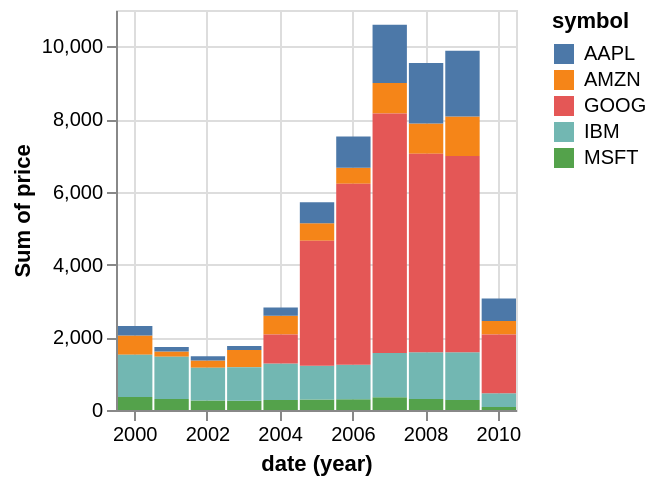

Specify this chart in Vega-Lite:
### Vega specification from a JSON file in a GitHub repository (floating-point values rounded to 4 significant figures; data arrays with more than 128 entries replaced by an {"elided": "..."} marker saying what was removed)
{"$schema": "https://vega.github.io/schema/vega/v5.json", "background": "white", "padding": 5, "width": 200, "height": 200, "style": ["cell", "view"], "data": [{"name": "stocks", "format": {}, "values": {"elided": "560 records"}}, {"name": "data_1", "source": "stocks", "transform": [{"type": "formula", "expr": "toDate(datum[\"date\"])", "as": "date"}, {"type": "filter", "expr": "isValid(datum[\"date\"])"}, {"type": "formula", "expr": "if(datum[\"symbol\"] === \"AAPL\", 0, if(datum[\"symbol\"] === \"AMZN\", 1, if(datum[\"symbol\"] === \"GOOG\", 2, if(datum[\"symbol\"] === \"IBM\", 3, if(datum[\"symbol\"] === \"MSFT\", 4, 5)))))", "as": "da94ba2f-a7b9-4cbe-a5b3-92f03ca5ea18-custom-stack-order"}, {"field": "date", "type": "timeunit", "units": ["year"], "as": ["year_date", "year_date_end"]}, {"type": "formula", "expr": "0.5 * timeOffset('year', datum['year_date'], -1) + 0.5 * datum['year_date']", "as": "year_date_offsetted_rect_start"}, {"type": "formula", "expr": "0.5 * datum['year_date'] + 0.5 * datum['year_date_end']", "as": "year_date_offsetted_rect_end"}, {"field": "date", "type": "timeunit", "units": ["year"], "as": ["year_date", "year_date_end"]}, {"type": "formula", "expr": "datum[\"symbol\"]===\"AAPL\" ? 0 : datum[\"symbol\"]===\"AMZN\" ? 1 : datum[\"symbol\"]===\"GOOG\" ? 2 : datum[\"symbol\"]===\"IBM\" ? 3 : datum[\"symbol\"]===\"MSFT\" ? 4 : 5", "as": "color_symbol_sort_index"}]}, {"name": "data_2", "source": "data_1", "transform": [{"type": "aggregate", "groupby": ["year_date", "year_date_end", "year_date_offsetted_rect_start", "year_date_offsetted_rect_end", "symbol", "da94ba2f-a7b9-4cbe-a5b3-92f03ca5ea18-custom-stack-order"], "ops": ["sum"], "fields": ["price"], "as": ["sum_price"]}, {"type": "stack", "groupby": ["year_date"], "field": "sum_price", "sort": {"field": ["da94ba2f-a7b9-4cbe-a5b3-92f03ca5ea18-custom-stack-order"], "order": ["descending"]}, "as": ["sum_price_start", "sum_price_end"], "offset": "zero"}, {"type": "filter", "expr": "(isDate(datum[\"year_date\"]) || (isValid(datum[\"year_date\"]) && isFinite(+datum[\"year_date\"]))) && isValid(datum[\"sum_price\"]) && isFinite(+datum[\"sum_price\"])"}]}, {"name": "data_3", "source": "stocks", "transform": [{"type": "aggregate", "groupby": ["symbol"], "ops": [], "fields": [], "as": []}, {"type": "window", "params": [null], "as": ["rank"], "ops": ["rank"], "fields": [null], "sort": {"field": [], "order": []}}, {"type": "filter", "expr": "datum.rank <= 101"}]}], "marks": [{"name": "layer_0_layer_0_layer_0_marks", "type": "rect", "clip": true, "style": ["bar"], "from": {"data": "data_2"}, "encode": {"update": {"cursor": {"value": "pointer"}, "fill": {"scale": "layer_0_layer_0_color", "field": "symbol"}, "opacity": {"value": 1}, "tooltip": {"signal": "{\"date (year, UTC)\": timeFormat(datum[\"year_date\"], timeUnitSpecifier([\"year\"], {\"year-month\":\"%b %Y \",\"year-month-date\":\"%b %d, %Y \"})), \"Sum of price\": format(datum[\"sum_price\"], \"\"), \"symbol\": isValid(datum[\"symbol\"]) ? datum[\"symbol\"] : \"\"+datum[\"symbol\"]}"}, "ariaRoleDescription": {"value": "bar"}, "description": {"signal": "\"date (year): \" + (timeFormat(datum[\"year_date\"], timeUnitSpecifier([\"year\"], {\"year-month\":\"%b %Y \",\"year-month-date\":\"%b %d, %Y \"}))) + \"; Sum of price: \" + (format(datum[\"sum_price\"], \"\")) + \"; symbol: \" + (isValid(datum[\"symbol\"]) ? datum[\"symbol\"] : \"\"+datum[\"symbol\"]) + \"; da94ba2f-a7b9-4cbe-a5b3-92f03ca5ea18-custom-stack-order: \" + (isValid(datum[\"da94ba2f-a7b9-4cbe-a5b3-92f03ca5ea18-custom-stack-order\"]) ? datum[\"da94ba2f-a7b9-4cbe-a5b3-92f03ca5ea18-custom-stack-order\"] : \"\"+datum[\"da94ba2f-a7b9-4cbe-a5b3-92f03ca5ea18-custom-stack-order\"]) + \"; date (year, UTC): \" + (timeFormat(datum[\"year_date\"], timeUnitSpecifier([\"year\"], {\"year-month\":\"%b %Y \",\"year-month-date\":\"%b %d, %Y \"})))"}, "x2": {"scale": "x", "field": "year_date_offsetted_rect_start", "offset": {"signal": "0.5 + (abs(scale(\"x\", datum[\"year_date_end\"]) - scale(\"x\", datum[\"year_date\"])) < 0.25 ? -0.5 * (0.25 - (abs(scale(\"x\", datum[\"year_date_end\"]) - scale(\"x\", datum[\"year_date\"])))) : 0.5)"}}, "x": {"scale": "x", "field": "year_date_offsetted_rect_end", "offset": {"signal": "0.5 + (abs(scale(\"x\", datum[\"year_date_end\"]) - scale(\"x\", datum[\"year_date\"])) < 0.25 ? 0.5 * (0.25 - (abs(scale(\"x\", datum[\"year_date_end\"]) - scale(\"x\", datum[\"year_date\"])))) : -0.5)"}}, "y": {"scale": "y", "field": "sum_price_end"}, "y2": {"scale": "y", "field": "sum_price_start"}}}}, {"name": "aggregate_color_spec_da94ba2f_a7b9_4cbe_a5b3_92f03ca5ea18_marks", "type": "rule", "clip": true, "style": ["rule"], "from": {"data": "data_3"}, "encode": {"update": {}}}], "scales": [{"name": "x", "type": "time", "domain": {"data": "data_2", "fields": ["year_date_offsetted_rect_start", "year_date_offsetted_rect_end"]}, "range": [0, {"signal": "width"}]}, {"name": "y", "type": "linear", "domain": {"data": "data_2", "fields": ["sum_price_start", "sum_price_end"]}, "range": [{"signal": "height"}, 0], "nice": true, "zero": true}, {"name": "layer_0_layer_0_color", "type": "ordinal", "domain": {"data": "data_1", "field": "symbol", "sort": {"op": "min", "field": "color_symbol_sort_index"}}, "range": ["#4C78A8", "#F58518", "#E45756", "#72B7B2", "#54A24B", "#EECA3B", "#B279A2", "#FF9DA6", "#9D755D", "#BAB0AC"], "interpolate": "hcl"}], "axes": [{"scale": "x", "orient": "bottom", "grid": true, "tickCount": {"signal": "length(domain('x')) > 0 ? min(ceil(width / 40), ceil((domain('x')[1] - domain('x')[0]) / 31536000000)) : ceil(width / 40)"}, "gridScale": "y", "tickMinStep": {"signal": "datetime(2002, 0, 1, 0, 0, 0, 0) - datetime(2001, 0, 1, 0, 0, 0, 0)"}, "domain": false, "labels": false, "aria": false, "maxExtent": 0, "minExtent": 0, "ticks": false, "zindex": 0}, {"scale": "y", "orient": "left", "grid": true, "gridScale": "x", "tickCount": {"signal": "ceil(height/40)"}, "domain": false, "labels": false, "aria": false, "maxExtent": 0, "minExtent": 0, "ticks": false, "zindex": 0}, {"scale": "x", "orient": "bottom", "grid": false, "title": "date (year)", "labelFlush": false, "labels": true, "tickCount": {"signal": "length(domain('x')) > 0 ? min(ceil(width / 40), ceil((domain('x')[1] - domain('x')[0]) / 31536000000)) : ceil(width / 40)"}, "ticks": true, "format": {"signal": "timeUnitSpecifier([\"year\"], {\"year-month\":\"%b %Y \",\"year-month-date\":\"%b %d, %Y \"})"}, "labelOverlap": true, "tickMinStep": {"signal": "datetime(2002, 0, 1, 0, 0, 0, 0) - datetime(2001, 0, 1, 0, 0, 0, 0)"}, "zindex": 0}, {"scale": "y", "orient": "left", "grid": false, "title": "Sum of price", "labelFlush": false, "labels": true, "ticks": true, "labelOverlap": true, "tickCount": {"signal": "ceil(height/40)"}, "zindex": 0}], "legends": [{"symbolOpacity": 1, "title": "symbol", "fill": "layer_0_layer_0_color", "symbolType": "square"}]}
